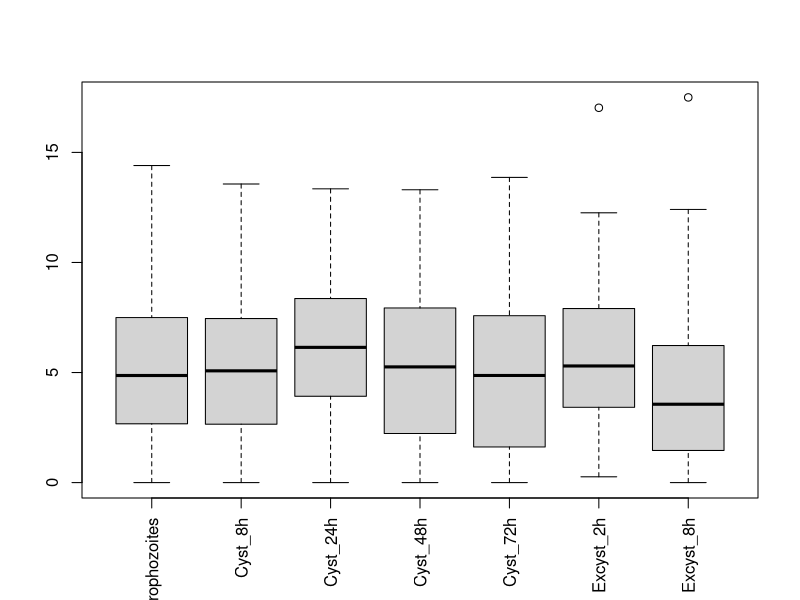
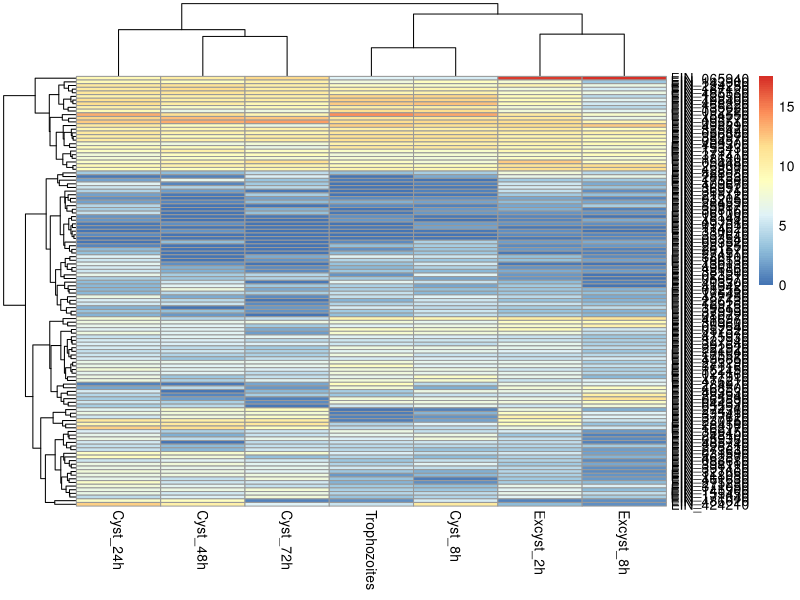
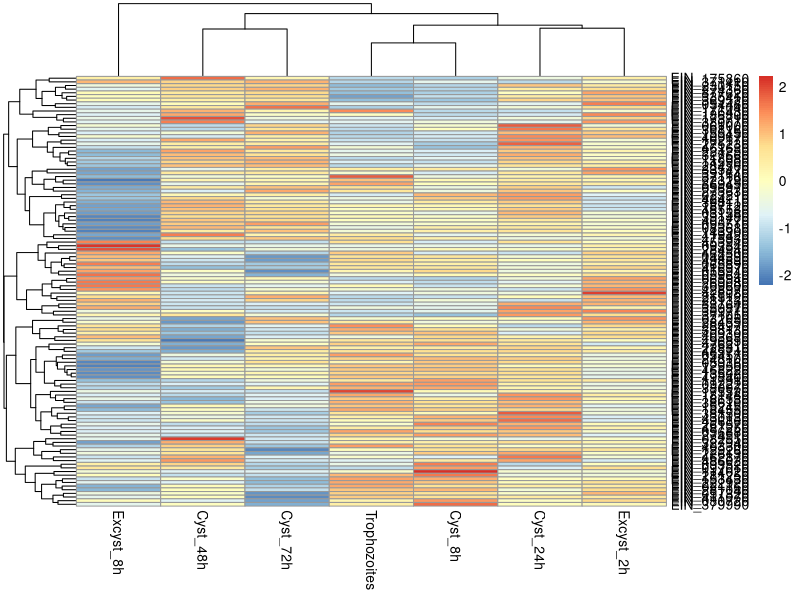
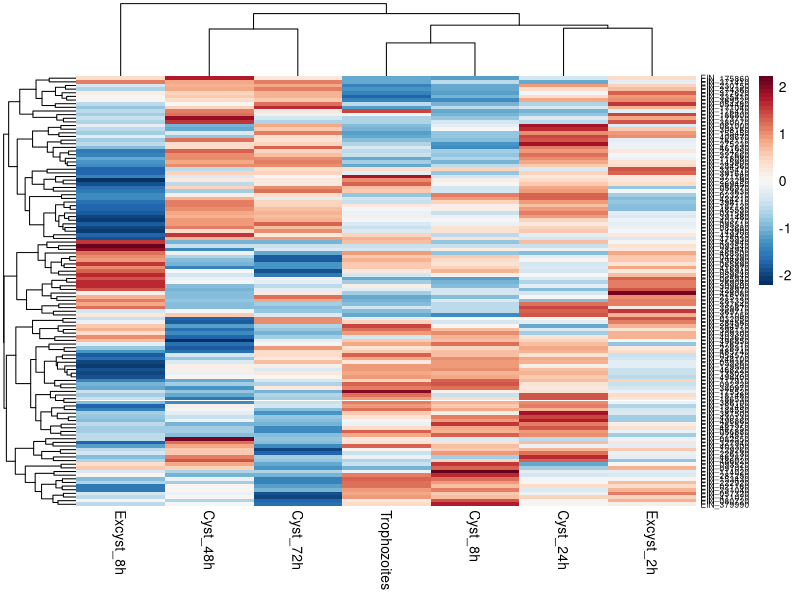
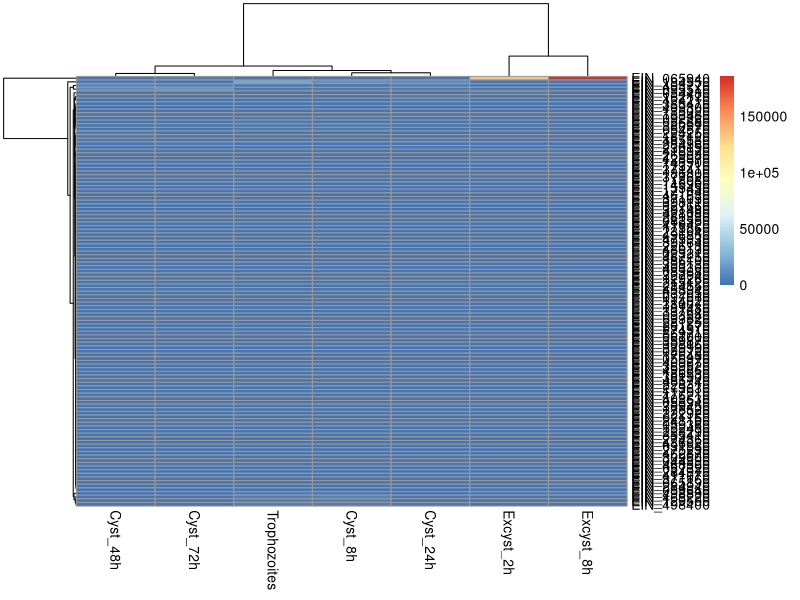
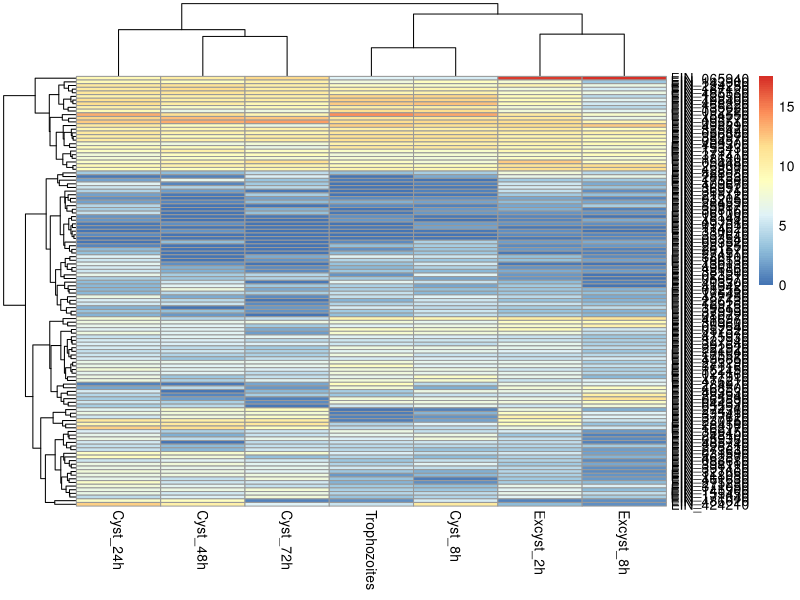
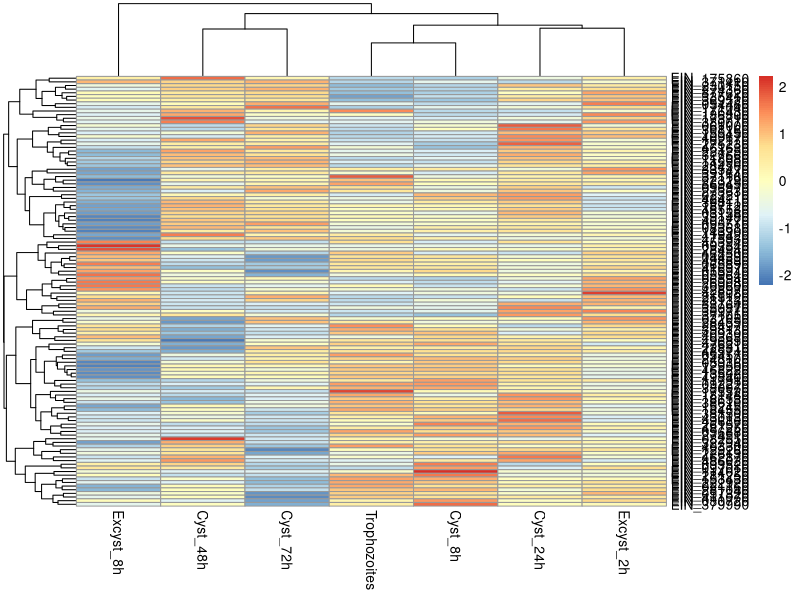
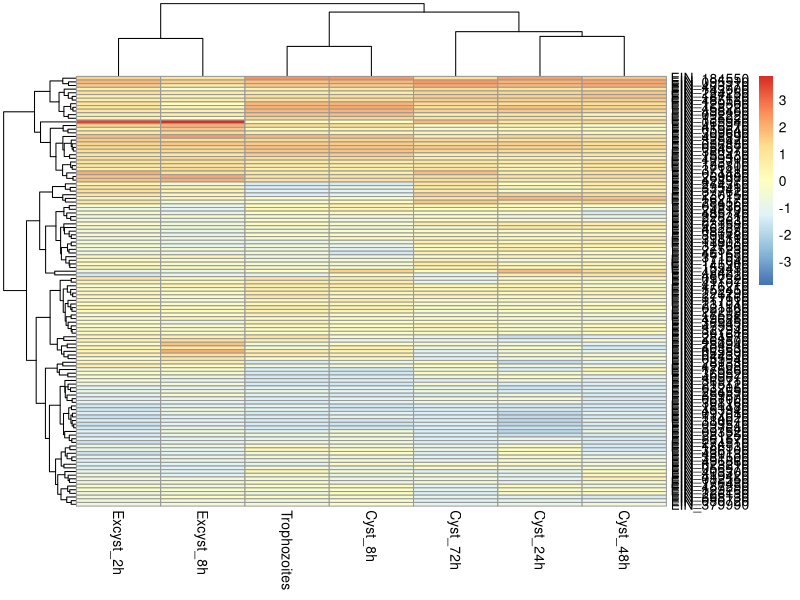

Recreate these plots in R, in order.
#<< == >> << == >> << == >> << == >> << == >> << == >> << == >> << == >> << == >> << == >> 
#if (!requireNamespace("magrittr"))install.packages("magritt");           library(magrittr)
#if (!requireNamespace("pheatmap"))install.packages("pheatmap");          library(pheatmap)
#if (!requireNamespace("RColorBrewer"))install.packages("RcolorBrewer");  library(RColorBrewer)
#if (!requireNamespace("Rio"))install.packages("rio");                    library(rio)
#if (!requireNamespace("readr"))install.packages("readr");                library(readr)
#if (!requireNamespace("tidyverse"))install.packages("");                 library(tidyverse)
#if (!requireNamespace("mclust"))install.packages("mclust");              library(mclust)
#if (!requireNamespace("venn"))install.packages("venn");                  library(venn)
#if (!requireNamespace("dplyr"))install.packages("dplyr");                library(dplyr)
#if (!requireNamespace("ggplot2"))install.packages("ggplot2");            library(ggplot2)
#if (!requireNamespace("cowplot"))install.packages("cowplot");            library(cowplot)
#if (!requireNamespace("RColorBrewer"))install.packages("RColorBrewer");  library(RColorBrewer)
#if (!requireNamespace("ggVennDiagram"))install.packages("ggVennDiagram");library(ggVennDiagram)
#if (!requireNamespace("VennDiagram"))install.packages("VennDiagram");    library(VennDiagram)
#<< == >> << == >> << == >> << == >> << == >> << == >> << == >> << == >> << == >> << == >> 
#setwd("~/Desktop/MiGithub/MapaCalorReloaded") # computadora de la casa
setwd("~/Documentos/MiGitHub/MapaCalorReloaded") # computadora del trabajo
library(readr)
#<< == >> << == >> << == >> << == >> << == >> << == >> << == >> << == >> << == >> << == >> 
NewGenes <- read_csv("Ei_enq_circ.csv")
View(NewGenes)
#<< == >> << == >> << == >> << == >> << == >> << == >> << == >> << == >> << == >> << == >> 
NewGenes$Trophs <- NewGenes$Trophs-2
NewGenes$`cyst 8h` <- NewGenes$`cyst 8h`-2;
NewGenes$`cyst 24h` <- NewGenes$`cyst 24h`-2
NewGenes$`cyst 48h` <- NewGenes$`cyst 48h`-2
NewGenes$`cyst 72h` <- NewGenes$`cyst 72h`-2
NewGenes$`excyst 2h` <- NewGenes$`excyst 2h`-2
NewGenes$`excyst 8h` <- NewGenes$`excyst 8h`-2
#<< == >> << == >> << == >> << == >> << == >> << == >> << == >> << == >> << == >> << == >> 
colnames(NewGenes) <- c("GeneID","Trophozoites", "Cyst_8h","Cyst_24h",
                        "Cyst_48h","Cyst_72h","Excyst_2h","Excyst_8h")
rownames(NewGenes) <- NewGenes$GeneID
#<< == >> << == >> << == >> << == >> << == >> << == >> << == >> << == >> << == >> << == >> 
NewGenes_Clean <- NewGenes[,2:8]; View(NewGenes_Clean)
rownames(NewGenes_Clean) <- rownames(NewGenes)
NewGenes_Clean <- as.data.frame(NewGenes_Clean)
rownames(NewGenes_Clean) <- NewGenes$GeneID
#<< == >> << == >> << == >> << == >> << == >> << == >> << == >> << == >> << == >> << == >> 
NewGenes_log2 = log2(NewGenes_Clean + 1)
write.csv(NewGenes_log2,"NewGenesLog.csv")
#pdf("Boxplot.#pdf")
boxplot(NewGenes_log2, las = 3)
#dev.off()
#<< == >> << == >> << == >> << == >> << == >> << == >> << == >> << == >> << == >> << == >> 
library(dplyr)
NewGenesOrdered <- NewGenes_Clean[order(-NewGenes_Clean$Trophozoites),]
top_genes_NewGenes_Trop <- NewGenesOrdered %>% filter(Trophozoites>0) %>% select(Trophozoites)
k <- dim(NewGenes_Clean); proporcion <- 1; NS <- round(k[1]*proporcion);
random_genes_NewGenes = sample(rownames(NewGenes_Clean),NS ); View(random_genes_NewGenes)
head(random_genes_NewGenes)
#<< == >> << == >> << == >> << == >> << == >> << == >> << == >> << == >> << == >> << == >> 
library(pheatmap)
sampledNewGenes_Log2 <- NewGenes_log2[random_genes_NewGenes, ]; #View(sampledNewGenes_Log2)
write.csv(sampledNewGenes_Log2,"SampledNewGenesLog.csv")
#pdf("HeathMapNewGenesDef.#pdf")
pheatmap(NewGenes_log2[random_genes_NewGenes, ])
#dev.off()
#<< == >> << == >> << == >> << == >> << == >> << == >> << == >> << == >> << == >> << == >> 
NewGenes_log2_filtrado <- NewGenes_log2[rowSums(NewGenes_log2) != 0, ]; #View(NewGenes_log2_filtrado)
#pdf("HeathMapLog2NewGenesDef.#pdf")
pheatmap(NewGenes_log2_filtrado, scale = "row")
#dev.off()
write.csv(NewGenes_log2_filtrado,"NewGenesLogFiltrado.csv")
#<< == >> << == >> << == >> << == >> << == >> << == >> << == >> << == >> << == >> << == >> 
library(RColorBrewer)
my_colors = brewer.pal(n = 11, name = "RdBu")
my_colors = colorRampPalette(my_colors)(50)
my_colors = rev(my_colors)
#<< == >> << == >> << == >> << == >> << == >> << == >> << == >> << == >> << == >> << == >> 
#pdf("HeathMapLog2NewGenesfiltrado.#pdf")
pheatmap(NewGenes_log2_filtrado, scale = "row",color = my_colors, border_color = NA, fontsize_row = 6)
#dev.off()
# == << >> == << >> ==  == << >> == << >> ==  == << >> == << >> ==  == << >> == << >> ==  == << >> ==
#<< == >> << == >> << == >> << == >> << == >> << == >> << == >> << == >> << == >> << == >> 
#pdf("HeatMapDatosLimpios.#pdf")
pheatmap(NewGenes_Clean[random_genes_NewGenes, ])
#dev.off()
#<< == >> << == >> << == >> << == >> << == >> << == >> << == >> << == >> << == >> << == >> 
sampledNewGenes_Log2 <- NewGenes_log2[random_genes_NewGenes, ];
View(sampledNewGenes_Log2)
#<< == >> << == >> << == >> << == >> << == >> << == >> << == >> << == >> << == >> << == >> 
#pdf("HeatMapLog2Transformed.#pdf")
pheatmap(NewGenes_log2[random_genes_NewGenes, ])
#dev.off()
#<< == >> << == >> << == >> << == >> << == >> << == >> << == >> << == >> << == >> << == >> 
NewGenes_log2_filtrado <- NewGenes_log2[rowSums(NewGenes_log2) != 0, ];
View(NewGenes_log2_filtrado)
#<< == >> << == >> << == >> << == >> << == >> << == >> << == >> << == >> << == >> << == >> 
#pdf("HeatMapNormalizadosRenglon.#pdf")
pheatmap(NewGenes_log2_filtrado, scale = "row")
#dev.off()
#<< == >> << == >> << == >> << == >> << == >> << == >> << == >> << == >> << == >> << == >> 
#pdf("HeatMapNormalizadosColumna.#pdf")
pheatmap(NewGenes_log2_filtrado, scale = "column")
#dev.off()
#<< == >> << == >> << == >> << == >> << == >> << == >> << == >> << == >> << == >> << == >> 
my_colors = c("green", "yellow", "pink")
my_colors = colorRampPalette(my_colors)(50)
#my_colors
#<< == >> << == >> << == >> << == >> << == >> << == >> << == >> << == >> << == >> << == >> 
#pdf("HeatMapPaletaPersonal.#pdf")
pheatmap(NewGenes_log2_filtrado, scale = "row", 
         color = my_colors)
#dev.off()
#<< == >> << == >> << == >> << == >> << == >> << == >> << == >> << == >> << == >> << == >> 
my_colors = brewer.pal(n = 11, name = "RdBu")
my_colors = colorRampPalette(my_colors)(50)
my_colors = rev(my_colors)
#my_colors
#<< == >> << == >> << == >> << == >> << == >> << == >> << == >> << == >> << == >> << == >> 
#pdf("HeatMapLog2Transformed.#pdf")
pheatmap(NewGenes_log2_filtrado, scale = "row", 
         color = my_colors)
#dev.off()
#<< == >> << == >> << == >> << == >> << == >> << == >> << == >> << == >> << == >> << == >> 
#pdf("HeatMapLog2TransformedLetra4.#pdf")
pheatmap(NewGenes_log2_filtrado, scale = "row",
         color = my_colors,
         border_color = NA, fontsize_row = 4)
#dev.off()
#<< == >> << == >> << == >> << == >> << == >> << == >> << == >> << == >> << == >> << == >> 
#pdf("MapadeCalorFinal.#pdf")
pheatmap(NewGenes_log2_filtrado, scale = "row",color = my_colors,
         border_color = NA, fontsize_row = 6)
#dev.off()
pheatmap(NewGenes_log2_filtrado, scale = "column",color = my_colors,
         border_color = NA, fontsize_row = 6)






# == << >> == << >> ==  == << >> == << >> ==  == << >> == << >> ==  == << >> == << >> ==  == << >> ==
# == << >> == << >> ==  == << >> == << >> ==  == << >> == << >> ==  == << >> == << >> ==  == << >> ==
NewGenes_Log2 <- NewGenes_log2_filtrado
hc <- hclust(dist(NewGenes_Log2))
grupos <- cutree(hc, k = 1); colores <- c("purple", "blue");  
#<< == >> << == >> << == >> << == >> << == >> << == >> << == >> << == >> << == >> << == >> 
#pdf("DendogramNewGenesJerarquico.#pdf")
plot(hc, main = "Dendograma del análisis de clúster jerárquico", 
     col = colores[grupos], 
     xlab =  "Genes NewGenes",
     ylab = "Distancias",
     hang = -1)
#dev.off()
#
#<< == >> << == >> << == >> << == >> << == >> << == >> << == >> << == >> << == >> << == >> 
hc <- hclust(dist(NewGenes_Log2),"ave")
#pdf("DendogramNewGenesJerarquicoAve.#pdf")
plot(hc, main = "Dendograma del análisis de clúster jerárquico",
     xlab =  "Genes NewGenes",
     ylab = "Distancias",
     hang = -1,
     col=colores[grupos])
#dev.off()
#<< == >> << == >> << == >> << == >> << == >> << == >> << == >> << == >> << == >> << == >> 
hc <- hclust(dist(NewGenes_Log2),"cen")
#pdf("DendogramNewGenesJerarquicoCen.#pdf")
plot(hc, main = "Dendograma del análisis de clúster jerárquico",
     xlab =  "Genes NewGenes",
     ylab = "Distancias",
     hang = -1,
     col=colores[grupos])
#dev.off()
# == << >> == << >> ==  == << >> == << >> ==  == << >> == << >> ==  == << >> == << >> ==  == << >> ==
k <- 3
kmeans_result <- kmeans(NewGenes_Log2, centers = k)
#pdf("KMeansGraph.#pdf")
plot(NewGenes_Log2, col = kmeans_result$cluster)
#dev.off()
variaciones_explicadas <- vector("numeric", length = 10)
for (k in 1:10) {
  kmeans_result <- kmeans(NewGenes_Log2, centers = k)
  variaciones_explicadas[k] <- kmeans_result$tot.withinss}
#<< == >> << == >> << == >> << == >> << == >> << == >> << == >> << == >> << == >> << == >> 
#pdf("Kmeansto10.#pdf")
plot(1:10, variaciones_explicadas, type = "b", pch = 19, frame = FALSE,
     xlab = "Número de clústeres", ylab = "Variación explicada",main = "Método del codo")
ss_total <- sum(var(NewGenes_Log2)^2)
variacion_explicada_rel <- 1 - variaciones_explicadas/ss_total
lines(1:10, variacion_explicada_rel, type = "b", pch = 19, col = "red")
abline(v = which.max(variacion_explicada_rel), col = "blue", lty = 2)
k_optimo <- which.max(variacion_explicada_rel); k_optimo
#dev.off()
#<< == >> << == >> << == >> << == >> << == >> << == >> << == >> << == >> << == >> << == >> 
hc <- hclust(dist(NewGenes_Log2))
grupos <- cutree(hc, k = 10); colores <- c("purple", "blue");  
#pdf("DendogramNewGenesJerarquicoJerarq.#pdf")
plot(hc, main = "Dendograma del análisis de clúster jerárquico", 
     col = colores[grupos], xlab =  "Genes NewGenes",ylab = "Distancias",hang = -1)
#dev.off()
#<< == >> << == >> << == >> << == >> << == >> << == >> << == >> << == >> << == >> << == >> 
hc <- hclust(dist(NewGenes_Log2),"ave")
#pdf("DendogramNewGenesJerarquicoAve.#pdf")
plot(hc, main = "Dendograma del análisis de clúster jerárquico",
     xlab =  "Genes NewGenes",ylab = "Distancias",hang = -1,col=colores[grupos])
#dev.off()
#<< == >> << == >> << == >> << == >> << == >> << == >> << == >> << == >> << == >> << == >> 
hc <- hclust(dist(NewGenes_Log2),"cen")
#pdf("DendogramNewGenesJerarquicoCen.#pdf")
plot(hc, main = "Dendograma del análisis de clúster jerárquico",xlab =  "Genes NewGenes",
     ylab = "Distancias",hang = -1,col=colores[grupos])
#dev.off()
# == << >> == << >> ==  == << >> == << >> ==  == << >> == << >> ==  == << >> == << >> ==  == << >> ==
library(mclust)
# Aplicar el clustering basado en el algoritmo de mezcla de Gaussianas
mclust_result <- Mclust(NewGenes_Log2)
#pdf("ClusterGaussClass.#pdf")
plot(mclust_result, what = "classification",
     main = "Cluster basado en mezcla de gaussianos",
     hang = -1, col=my_colors)
#dev.off()
#<< == >> << == >> << == >> << == >> << == >> << == >> << == >> << == >> << == >> << == >> 
#pdf("ClusterGaussDensity.#pdf")
plot(mclust_result, what = "density",
     main = "Cluster basado en mezcla de gaussianos",
     hang = -1,col=my_colors)
#dev.off()
#<< == >> << == >> << == >> << == >> << == >> << == >> << == >> << == >> << == >> << == >> 
#pdf("ClusterGaussUncertainty.#pdf")
plot(mclust_result, what = "uncertainty",
     main = "Cluster basado en mezcla de gaussianos",
     hang = -1,col=my_colors)
#dev.off()
#<< == >> << == >> << == >> << == >> << == >> << == >> << == >> << == >> << == >> << == >> 
#pdf("ClusterGaussBIC.#pdf")
plot(mclust_result, what = "BIC",
     main = "Cluster basado en mezcla de gaussianos",
     hang = -1,col=my_colors)
#dev.off()
# == << >> == << >> ==  == << >> == << >> ==  == << >> == << >> ==  == << >> == << >> ==  == << >> ==
